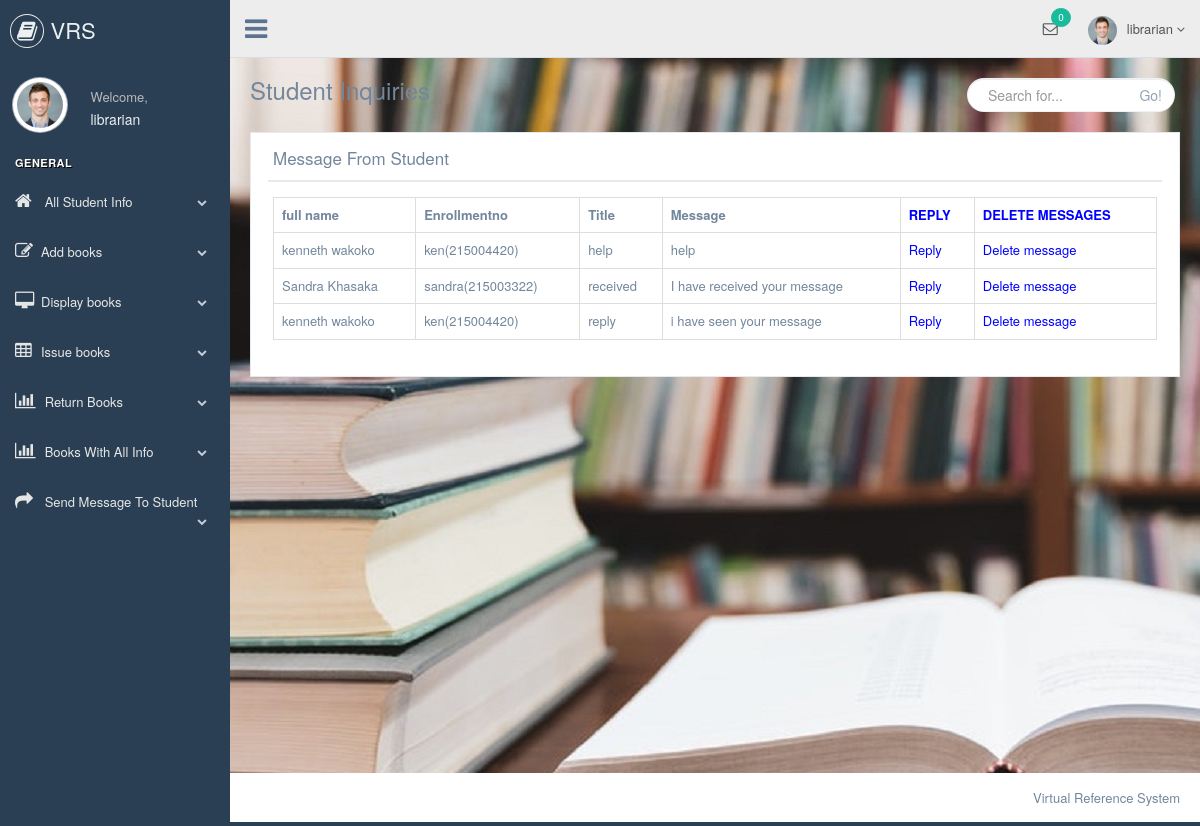
The page /VRS/librarian/message_from_student.php (signed in) on the database its author committed.
### tables this page shows
CREATE TABLE `student_messages` (
  `id` int(5) NOT NULL,
  `susername` varchar(50) NOT NULL,
  `dusername` varchar(50) NOT NULL,
  `title` varchar(100) NOT NULL,
  `msg` varchar(500) NOT NULL,
  `read1` varchar(10) NOT NULL
);

CREATE TABLE `student_registration` (
  `id` int(5) NOT NULL,
  `firstname` varchar(50) NOT NULL,
  `lastname` varchar(50) NOT NULL,
  `username` varchar(50) NOT NULL,
  `password` varchar(50) NOT NULL,
  `email` varchar(50) NOT NULL,
  `contact` varchar(50) NOT NULL,
  `sem` varchar(50) NOT NULL,
  `enrollmentno` varchar(50) NOT NULL,
  `status` varchar(3) NOT NULL
);

### VRS/librarian/message_from_student.php (the view, shortened to what this page needs)
<?php
include "header.php";
	?>
	<?php
include "connection.php";
mysqli_query($link, "update student_messages set read1='y' where dusername='$_SESSION[librarian]'");
?>
        <div class="right_col" role="main" style="background-image: url(images/library2.jpg);">
            <div class="">
                <div class="page-title">
                    <div class="title_left">
                        <h3>Student Inquiries</h3>
                    </div>
                    <div class="title_right">
                        <div class="col-md-5 col-sm-5 col-xs-12 form-group pull-right top_search">
                            <div class="input-group">
                                <input type="text" class="form-control" placeholder="Search for...">
                    <span class="input-group-btn">
                      <button class="btn btn-default" type="button">Go!</button>
                    </span>
                            </div>
                        </div>
                    </div>
                </div>
                <div class="clearfix"></div>
                <div class="row" style="min-height:500px">
                    <div class="col-md-12 col-sm-12 col-xs-12">
                        <div class="x_panel">
                            <div class="x_title">
                                <h2>Message From Student</h2>
                                <div class="clearfix"></div>
                            </div>
                            <div class="x_content">
								<table class="table table-bordered">
								<tr>
								<th>full name</th>
								<th>Enrollmentno</th>
								<th>Title</th>
								<th>Message</th>
								<th style="color:blue">REPLY</th>
								<th style="color:blue">DELETE MESSAGES</th>
								</tr>
								<?php
								$res=mysqli_query($link,"select * from student_messages where dusername='$_SESSION[librarian]' order by id desc");
								while($row=mysqli_fetch_array($res))
								{
								     $res1=mysqli_query($link,"select * from student_registration where username='$row[susername]'");
								     while($row1=mysqli_fetch_array($res1))
								    {
									  $fullname=$row1["firstname"]." ".$row1["lastname"];
									  $enrollmentno=$row1["enrollmentno"];
									  $username=$row1["username"];
									  $id=$row1["id"];
								    }
									echo "<tr>";
									echo "<td>"; echo $fullname;  echo "</td>";
									echo "<td>"; echo $username."(".$enrollmentno.")"; echo "</td>";
									echo "<td>"; echo $row["title"];  echo "</td>";
									echo "<td>"; echo $row["msg"];  echo "</td>";
									echo "<td>"; ?><a href="reply.php?id=<?php echo $id;?>" style="color:blue">Reply</a><?php echo "</td>";
									echo "<td>"; ?><a href="delete_message.php?id=<?php echo $row["id"];?>" style="color:blue">Delete message</a><?php echo "</td>";
									echo "</tr>";
								}
								?>
								</table>
                            </div>
                        </div>
                    </div>
                </div>
            </div>
        </div>
        <?php
		include "footer.php";
		?>

### rows shown on the page
student_messages: student_registration.firstname+lastname "kenneth wakoko", student_registration.username "ken", student_registration.enrollmentno "215004420", title "help", msg "help"
student_messages: student_registration.firstname+lastname "Sandra Khasaka", student_registration.username "sandra", student_registration.enrollmentno "215003322", title "received", msg "I have received your message"
student_messages: student_registration.firstname+lastname "kenneth wakoko", student_registration.username "ken", student_registration.enrollmentno "215004420", title "reply", msg "i have seen your message"

### other values the page prints
$_SESSION["librarian"] "librarian"
$tot "0"
